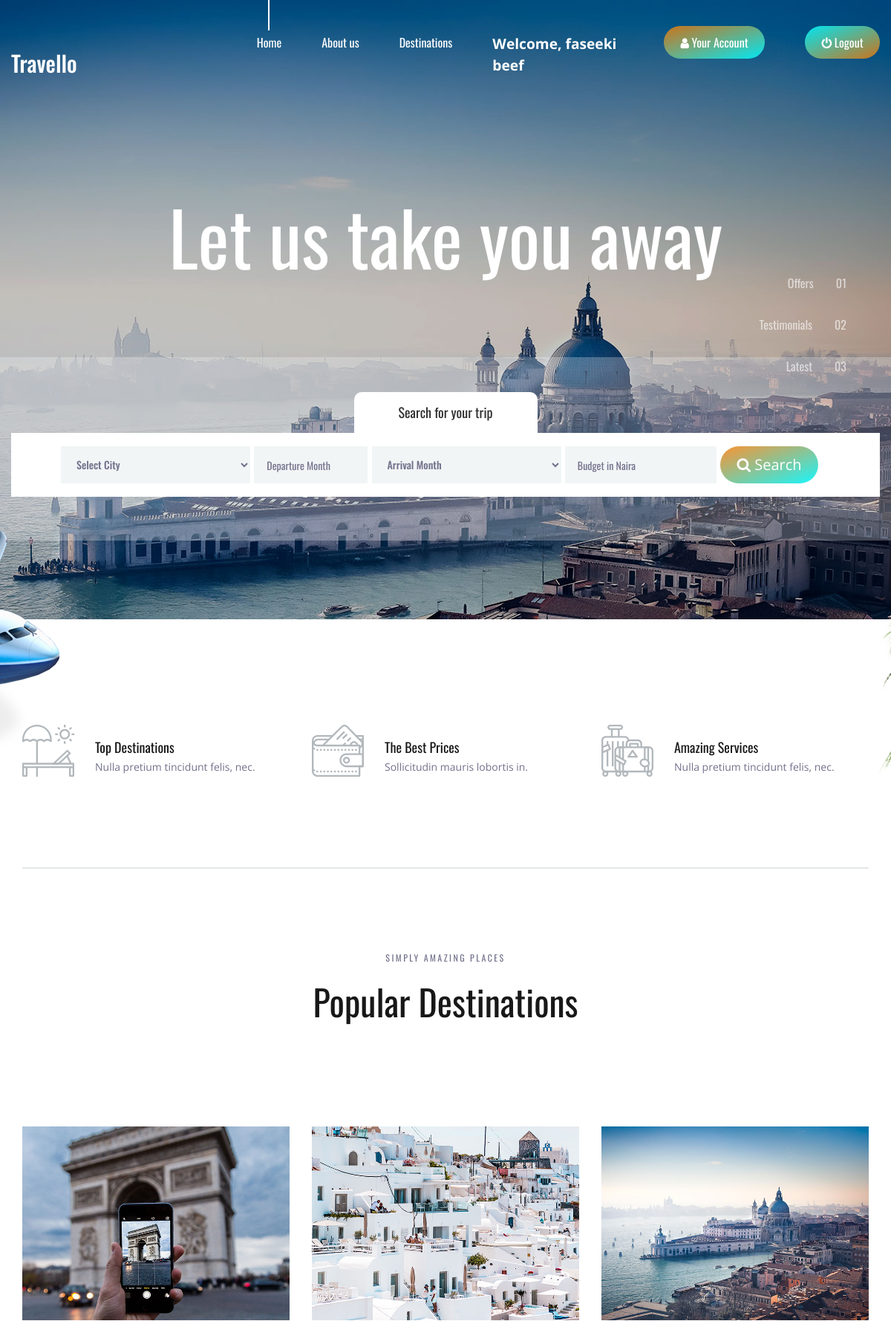
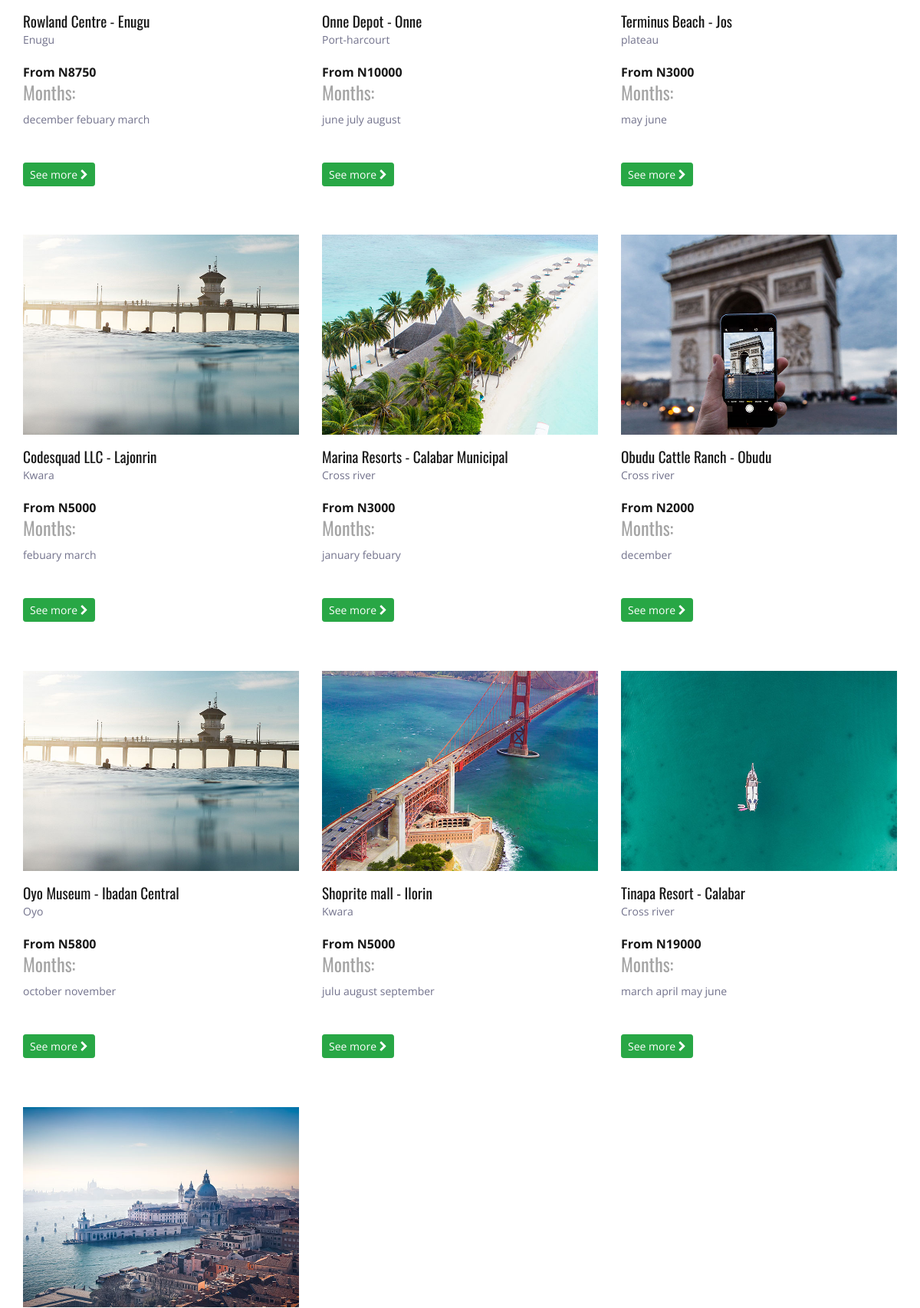
Screenshot of /user/ (signed in, upper part) with the database file from the repository (2 pictures, top to bottom).
### tables this page shows
CREATE TABLE `users` (
  `id` int(11) NOT NULL,
  `firstname` varchar(255) NOT NULL,
  `lastname` varchar(255) NOT NULL,
  `username` varchar(255) NOT NULL,
  `email` varchar(255) NOT NULL,
  `password` varchar(255) NOT NULL,
  `last_login` varchar(255) NOT NULL,
  `login_time` varchar(255) NOT NULL
);

CREATE TABLE `tour_places` (
  `id` int(11) NOT NULL,
  `name` varchar(255) NOT NULL,
  `locality` varchar(255) NOT NULL,
  `state` varchar(255) NOT NULL,
  `image_main` varchar(255) NOT NULL,
  `image_alt` varchar(255) NOT NULL,
  `price` varchar(255) NOT NULL,
  `include_hotel` varchar(255) NOT NULL DEFAULT 'Hotel not Included',
  `include_flight` varchar(255) NOT NULL DEFAULT 'Flight not Included',
  `include_refreshment` varchar(255) NOT NULL DEFAULT 'Refreshment not Included',
  `include_movie` varchar(255) NOT NULL DEFAULT 'Movies not included',
  `status` varchar(255) NOT NULL DEFAULT 'uploaded',
  `months` varchar(255) NOT NULL
);

### user/includes/login_check.php (called while the page is built, shortened)
<?php
$connect = mysqli_connect("localhost","root","","travello");
?>
<?php
if(isset($_SESSION["id"])){
    $profile_id = $_SESSION["id"];
    $profile_dets = mysqli_query($connect, "SELECT * FROM users WHERE id = $profile_id");
    while($profile_row = mysqli_fetch_assoc($profile_dets)){
        $profile_firstname = $profile_row["firstname"];
        $profile_lastname = $profile_row["lastname"];
    }
}else{
    header("Location: ../");
}
?>

### user/index.php (the view, shortened to what this page needs)
<?php include "includes/login_check.php";?>
<!DOCTYPE html>
<html lang="en">
<head>
<link rel="stylesheet" type="text/css" href="styles/bootstrap4/bootstrap.min.css">
<link href="plugins/font-awesome-4.7.0/css/font-awesome.min.css" rel="stylesheet" type="text/css">
<link rel="stylesheet" type="text/css" href="plugins/OwlCarousel2-2.2.1/owl.carousel.css">
<link rel="stylesheet" type="text/css" href="plugins/OwlCarousel2-2.2.1/owl.theme.default.css">
<link rel="stylesheet" type="text/css" href="plugins/OwlCarousel2-2.2.1/animate.css">
<link rel="stylesheet" type="text/css" href="styles/main_styles.css">
<link rel="stylesheet" type="text/css" href="styles/responsive.css">
</head>
<body>
<div class="super_container">
	<header class="header">
		<div class="container-fluid">
			<div class="row">
				<div class="col">
					<div class="header_content d-flex flex-row align-items-center justify-content-start">
						<div class="header_content_inner d-flex flex-row align-items-end justify-content-start">
							<div class="logo"><a href="index.html">Travello</a></div>
							<nav class="main_nav">
								<ul class="d-flex flex-row align-items-start justify-content-start">
									<li class="active"><a href="index.php">Home</a></li>
									<li><a href="about.php">About us</a></li>
									<li><a href="destinations.php">Destinations</a></li>
									<li class="name">Welcome, <?php echo $profile_firstname ." " .$profile_lastname;?></li>
									<li><a href="profile.php" class="signup"><i class="fa fa-user"></i>  Your Account</a></li>
									<li><a href="logout.php" class="login"><i class="fa fa-power-off"></i> Logout</a></li>
								</ul>
							</nav>
						</div>
					</div>
				</div>
			</div>
		</div>
	</header>
	<div class="home">
		<div class="home_slider_container">
			<div class="owl-carousel owl-theme home_slider">
				<div class="owl-item">
					<div class="background_image" style="background-image:url(images/home_slider.jpg)"></div>
					<div class="home_slider_content_container">
						<div class="container">
							<div class="row">
								<div class="col">
									<div class="home_slider_content">
										<div class="home_title"><h2>Let us take you away</h2></div>
									</div>
								</div>
							</div>
						</div>
					</div>
				</div>
			</div>
			<div class="home_page_nav">
				<ul class="d-flex flex-column align-items-end justify-content-end">
					<li><a href="#" data-scroll-to="#destinations">Offers<span>01</span></a></li>
					<li><a href="#" data-scroll-to="#testimonials">Testimonials<span>02</span></a></li>
					<li><a href="#" data-scroll-to="#news">Latest<span>03</span></a></li>
				</ul>
			</div>
		</div>
	</div>
	<div class="home_search">
		<div class="container">
			<div class="row">
				<div class="col">
					<div class="home_search_container">
						<div class="home_search_title">Search for your trip</div>
						<div class="home_search_content">
						<form action="search.php" method="post" class="home_search_form" id="home_search_form">
								<div class="d-flex flex-lg-row flex-column align-items-start justify-content-lg-between justify-content-start">
									<select name="city_name" class="search_input search_input_1" placeholder="City" required="required"  id="">
										<option selected disabled value="">Select City</option>
									</select>
									<input type="text" name="departure" class="search_input search_input_2" placeholder="Departure Month">
									<select name="arrival" class="search_input search_input_1" placeholder="Arrival Month" required="required">
									<option selected disabled value="">Arrival Month</option>
									</select>
									<input type="number" name="price" class="search_input search_input_4" placeholder="Budget in Naira" required="required">
									<button type="submit" name="search" style="border:none; cursor:pointer;" class="text-white btn btn-lg signup"><i class="fa fa-search "></i> Search</button>
								</div>
							</form>
						</div>
					</div>
				</div>
			</div>
		</div>
	</div>
	<div class="intro">
		<div class="intro_background" style="background-image:url(images/intro.png)"></div>
		<div class="container">
			<div class="row">
				<div class="col">
					<div class="intro_container">
						<div class="row">
							<div class="col-lg-4 intro_col">
								<div class="intro_item d-flex flex-row align-items-end justify-content-start">
									<div class="intro_icon"><img src="images/beach.svg" alt=""></div>
									<div class="intro_content">
										<div class="intro_title">Top Destinations</div>
										<div class="intro_subtitle"><p>Nulla pretium tincidunt felis, nec.</p></div>
									</div>
								</div>
							</div>
							<div class="col-lg-4 intro_col">
								<div class="intro_item d-flex flex-row align-items-end justify-content-start">
									<div class="intro_icon"><img src="images/wallet.svg" alt=""></div>
									<div class="intro_content">
										<div class="intro_title">The Best Prices</div>
										<div class="intro_subtitle"><p>Sollicitudin mauris lobortis in.</p></div>
									</div>
								</div>
							</div>
							<div class="col-lg-4 intro_col">
								<div class="intro_item d-flex flex-row align-items-end justify-content-start">
									<div class="intro_icon"><img src="images/suitcase.svg" alt=""></div>
									<div class="intro_content">
										<div class="intro_title">Amazing Services</div>
										<div class="intro_subtitle"><p>Nulla pretium tincidunt felis, nec.</p></div>
									</div>
								</div>
							</div>
						</div>
					</div>
				</div>
			</div>
		</div>
	</div>
	<div class="destinations" id="destinations">
		<div class="container">
			<div class="row">
				<div class="col text-center">
					<div class="section_subtitle">simply amazing places</div>
					<div class="section_title"><h2>Popular Destinations</h2></div>
				</div>
			</div>
			<div class="row destinations_row">
				<div class="col">
					<div class="destinations_container item_grid">
					<?php
							$query_details = mysqli_query($connect,"SELECT * FROM tour_places ORDER BY id DESC");
							while($tour = mysqli_fetch_assoc($query_details)){
								$tour_id = $tour["id"];
								$tour_locality = $tour["locality"];
								$tour_state = $tour["state"];
								$tour_image = $tour["image_main"];
								$tour_price = $tour["price"];
								$tour_name = $tour["name"];
								$tour_months = $tour["months"];
						?>
						<div class="destination item" style="margin: 2rem 0;">
							<div class="destination_image">
								<img src="../images/<?php echo $tour_image;?>" alt="">
							</div>
							<div class="destination_content">
								<div class="destination_title"><a href="destinations.html" style="font-size: 1.2rem;"><?php echo $tour_name ." - " .$tour_locality;?></a></div>
								<div class="destination_subtitle"><p><?php echo $tour_state;?></p></div>
								<div class="destination_price">From N<?php echo $tour_price;?></div>
								<div class="months" style="margin-bottom: 2rem;"><h4>Months:</h4><p><?php echo $tour_months;?></p></div>
								<a href="place.php?place=<?php echo $tour_id;?>" style="margin-top:10px;" class="btn btn-success btn-sm">See more <i class="fa fa-chevron-right"></i></a>
							</div>
						</div>
							<?php }?>
					</div>
				</div>
			</div>
		</div>
	</div>
</div>
</body>
</html>

### user/styles/responsive.css (style rules this page uses)
@media only screen and (max-width: 1480px) { .home_page_nav { right: 60px; } }

### user/index.php (style rules this page uses)
.login { background-image: linear-gradient(to bottom right,rgba(0, 247, 255,0.9),rgba(255, 123, 0,0.8)); padding: 10px 1.4rem; border-radius: 2rem; transition: .7s all; }
.signup { background-image: linear-gradient(to bottom right,rgba(255, 123, 0,0.8),rgba(0, 247, 255,0.9)); padding: 10px 1.4rem; border-radius: 2rem; transition: .7s all; }
.name { font-size: 1.2rem; color: white; font-weight: 700; }

### rows the page displays
users: firstname "faseeki", lastname "beef"
tour_places: image_main (picture), name "Rowland Centre", locality "Enugu", state "Enugu", price "8750", months "december febuary march"
tour_places: image_main (picture), name "Onne Depot", locality "Onne", state "Port-harcourt", price "10000", months "june july august"
tour_places: image_main (picture), name "Terminus Beach", locality "Jos", state "plateau", price "3000", months "may june"
tour_places: image_main (picture), name "Codesquad LLC", locality "Lajonrin", state "Kwara", price "5000", months "febuary march"
tour_places: image_main (picture), name "Marina Resorts", locality "Calabar Municipal", state "Cross river", price "3000", months "january febuary"
tour_places: image_main (picture), name "Obudu Cattle Ranch", locality "Obudu", state "Cross river", price "2000", months "december"
tour_places: image_main (picture), name "Oyo Museum", locality "Ibadan Central", state "Oyo", price "5800", months "october november"
tour_places: image_main (picture), name "Shoprite mall", locality "Ilorin", state "Kwara", price "5000", months "julu august september"
tour_places: image_main (picture), name "Tinapa Resort", locality "Calabar", state "Cross river", price "19000", months "march april may june"
tour_places: image_main (picture)
